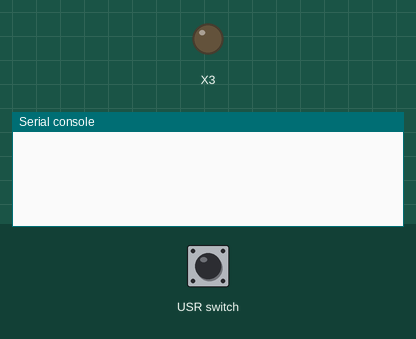
The program below on a simulated pyboard running MicroPython. On the bench: output pins drawn as LEDs (lit = HIGH), the last lines printed to the serial console. The test bench sets the inputs (shaded band).

Above: at 1.2 s.
1.3 s: USR switch pressed for 1 s
At 3.3 s:
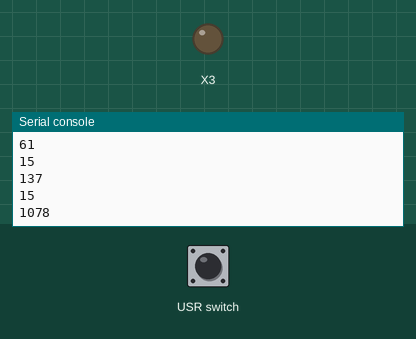
4.3 s: USR switch pressed for 3.2 s
At 4.34 s:
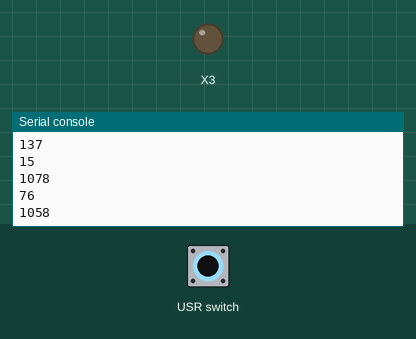
Timing chart, 0 to 7.3 s (numbered marks = the images above; inputs shaded):
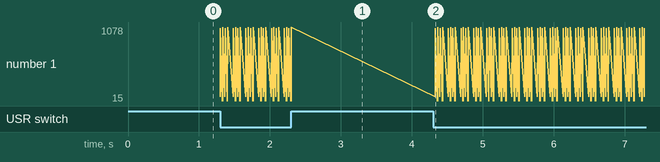

The program:

NikonTrigger.py
```python
import pyb
from pyb import Timer
from time import sleep

nikonCommand = [76, 1058, 15, 61, 15, 137, 15, 1078, 76, 1058, 15, 61, 15, 137, 15, 1078]


clock = 38.4e3
tim = pyb.Timer(9, freq=clock)
tchannel = tim.channel(1, Timer.PWM, pin=pyb.Pin.board.X3, pulse_width_percent=0)
T = 1/clock
def trigger():
	toggle = 1
	for i in nikonCommand:
		print(i)
		tchannel.pulse_width_percent(50*toggle)
		toggle ^= 1
		pyb.udelay(int(T*1e6*i))
	tchannel.pulse_width_percent(0)


sw = pyb.Switch()

while True:
	if sw():
		trigger()
	pyb.delay(50)
	
```

Measured:
- after the input at 1.3 s, the serial console: prints a new line at once (image 1)
